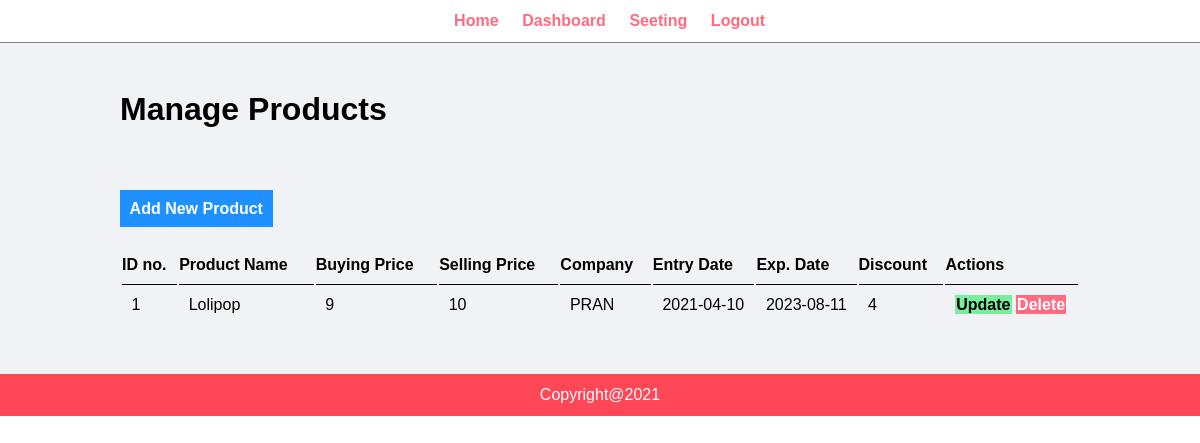
/seller/chocolates.php, run on the app's committed database.
### tables this page shows
CREATE TABLE `chocolates_product` (
  `id` int(11) NOT NULL,
  `name` varchar(20) NOT NULL,
  `buyingPrice` varchar(20) NOT NULL,
  `sellingPrice` varchar(20) NOT NULL,
  `company` varchar(20) NOT NULL,
  `entryDate` date NOT NULL,
  `expDate` date NOT NULL,
  `discount` varchar(11) DEFAULT NULL
);

### seller/chocolates.php (the view, shortened to what this page needs)
<?php include('menu.php'); ?>
 <div class="main-content">
        <div class="wrapper">
            <h1>Manage Products</h1>
            <br/>
            <br/><br/><br/>
            <a href="add-chocolates.php" class="btn-primary">Add New Product</a> <br/><br/><br/>
            <table  class="tbl-full">
                <tr>
                    <th>ID no.</th>
                    <th>Product Name </th>
                    <th>Buying Price </th>
                    <th>Selling Price </th>
                    <th>Company </th>
                    <th>Entry Date </th>
                    <th>Exp. Date</th>
                    <th>Discount</th>
                    <th>Actions</th>
                </tr>
                <?php
                    $sql = "SELECT * FROM chocolates_product";
                    $res = mysqli_query($conn, $sql);
                    if($res==TRUE)
                    {
                        $count = mysqli_num_rows($res);
                        $sn=1;
                        if($count>0)
                        {
                            while($rows=mysqli_fetch_assoc($res))
                            {
                                $id = $rows['id'];
                                $name = $rows['name'];
		                        $buyingPrice = $rows['buyingPrice'];
	                        	$sellingPrice = $rows['sellingPrice'];
	                        	$company = $rows['company'];
	                        	$entryDate = $rows['entryDate'];
	                        	$expDate = $rows['expDate'];
	                        	$discount = $rows['discount'];
                                ?>
                                    <tr>
                                        <td><?php echo  $sn++; ?></td>
                                        <td><?php echo  $name; ?> </td>
                                        <td><?php echo  $buyingPrice; ?></td>
                                        <td><?php echo  $sellingPrice; ?></td>
                                        <td><?php echo  $company; ?></td>
                                        <td><?php echo  $entryDate; ?></td>
                                        <td><?php echo  $expDate; ?></td>
                                        <td><?php echo  $discount; ?></td>
                                        <td>
                                            <a href="chocolate-update.php?id=<?php echo $id; ?>" class="btn-secondary">Update</a>
                                            <a href="chocolate-delete.php?id=<?php echo $id; ?>" class="btn-denger">Delete</a>
                                        </td>
                                    </tr>
                                <?php
                            }
                        }
                        else
                        {
                        }
                    }
                ?>
            </table>
        </div>
    </div>
<?php include('footer.php'); ?>

### css/seller.css (style rules this page uses)
* { margin: 0; padding: 0; font-family: Arial, Helvetica, sans-serif; }
.wrapper { border: 1px; padding: 1%; width: 80%; margin: 0 auto; }
.tbl-full { width: 100%; }
table tr th { border-bottom: 1px solid black; padding-bottom: 1%; text-align: left; }
table tr td { padding: 1%; }
.btn-primary { background-color: #1e90ff; padding: 1%; color: white; text-decoration: none; font-weight: bold; }
.btn-secondary { background-color: #7bed9f; padding: 1%; color: black; text-decoration: none; font-weight: bold; }
.btn-denger { background-color: #ff6b81; padding: 1%; color: white; text-decoration: none; font-weight: bold; }
.main-content { background-color: #f1f2f6; padding: 3% 0; }

### data on the page
chocolates_product: name "Lolipop", buyingPrice "9", sellingPrice "10", company "PRAN", entryDate "2021-04-10", expDate "2023-08-11", discount "4"
